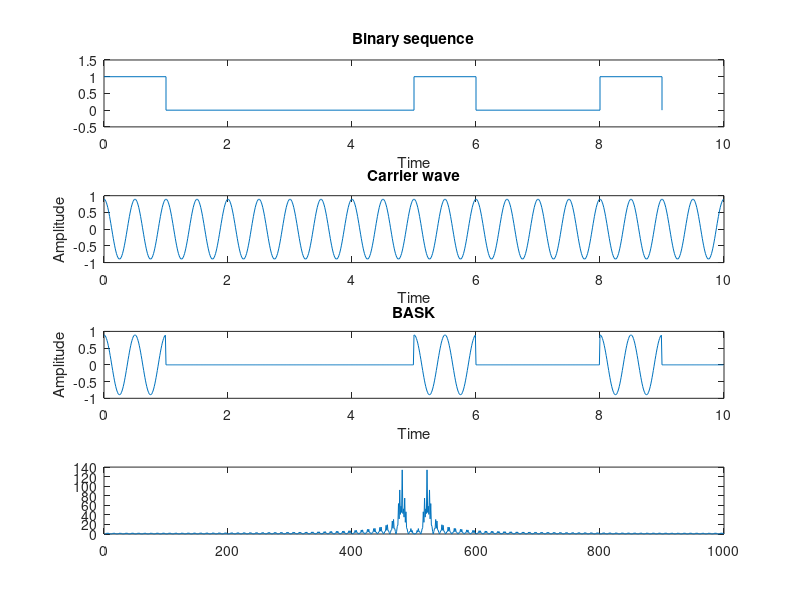

Source code (MATLAB):
%BASK
clc; clear all; close all;
x=randi([0, 1], 1, 10);
Eb=4; Tb=10;
fc=2;
fs=100;
t=0:1/fs:10-1/fs;
s1=sqrt(2*Eb/Tb)*cos(2*pi*fc.*t);
subplot(411);
stairs(0:9, x); xlabel("Time"); title("Binary sequence"); ylim([-0.5 1.5]); xlim([0 10]);
subplot(412);
plot(t, s1); xlabel("Time"); title("Carrier wave"); ylabel("Amplitude");
m = repelem(x, fs);
y=s1.*m;
subplot(413);
plot(t,y); xlabel("Time"); ylabel("Amplitude"); title("BASK"); 
subplot(414);
Y=fftshift(abs(fft(y)));
plot(Y);
